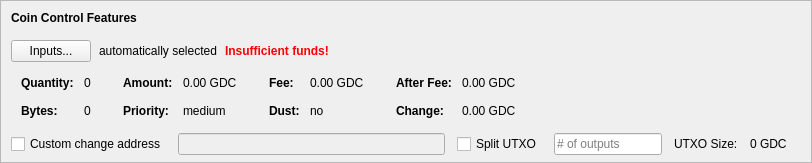
    <widget class="QFrame" name="frameCoinControl">
     <property name="sizePolicy">
      <sizepolicy hsizetype="Expanding" vsizetype="Expanding">
       <horstretch>0</horstretch>
       <verstretch>0</verstretch>
      </sizepolicy>
     </property>
     <property name="maximumSize">
      <size>
       <width>16777215</width>
       <height>16777215</height>
      </size>
     </property>
     <property name="frameShape">
      <enum>QFrame::StyledPanel</enum>
     </property>
     <property name="frameShadow">
      <enum>QFrame::Sunken</enum>
     </property>
     <layout class="QVBoxLayout" name="verticalLayoutCoinControl2">
      <property name="spacing">
       <number>0</number>
      </property>
      <property name="leftMargin">
       <number>0</number>
      </property>
      <property name="topMargin">
       <number>0</number>
      </property>
      <property name="rightMargin">
       <number>0</number>
      </property>
      <property name="bottomMargin">
       <number>6</number>
      </property>
      <item>
       <layout class="QVBoxLayout" name="verticalLayoutCoinControl" stretch="0,0,0,0,1">
        <property name="spacing">
         <number>0</number>
        </property>
        <property name="leftMargin">
         <number>10</number>
        </property>
        <property name="topMargin">
         <number>10</number>
        </property>
        <item>
         <layout class="QHBoxLayout" name="horizontalLayoutCoinControl1">
          <property name="bottomMargin">
           <number>15</number>
          </property>
          <item>
           <widget class="QLabel" name="labelCoinControlFeatures">
            <property name="sizePolicy">
             <sizepolicy hsizetype="Preferred" vsizetype="Maximum">
              <horstretch>0</horstretch>
              <verstretch>0</verstretch>
             </sizepolicy>
            </property>
            <property name="font">
             <font>
              <weight>75</weight>
              <bold>true</bold>
             </font>
            </property>
            <property name="styleSheet">
             <string notr="true">font-weight:bold;</string>
            </property>
            <property name="text">
             <string>Coin Control Features</string>
            </property>
           </widget>
          </item>
         </layout>
        </item>
        <item>
         <layout class="QHBoxLayout" name="horizontalLayoutCoinControl2" stretch="0,0,0,0">
          <property name="spacing">
           <number>8</number>
          </property>
          <property name="bottomMargin">
           <number>10</number>
          </property>
          <item>
           <widget class="QPushButton" name="pushButtonCoinControl">
            <property name="styleSheet">
             <string notr="true"/>
            </property>
            <property name="text">
             <string>Inputs...</string>
            </property>
            <property name="autoDefault">
             <bool>false</bool>
            </property>
           </widget>
          </item>
          <item>
           <widget class="QLabel" name="labelCoinControlAutomaticallySelected">
            <property name="text">
             <string>automatically selected</string>
            </property>
            <property name="margin">
             <number>5</number>
            </property>
           </widget>
          </item>
          <item>
           <widget class="QLabel" name="labelCoinControlInsuffFunds">
            <property name="font">
             <font>
              <weight>75</weight>
              <bold>true</bold>
             </font>
            </property>
            <property name="styleSheet">
             <string notr="true">color:red;font-weight:bold;</string>
            </property>
            <property name="text">
             <string>Insufficient funds!</string>
            </property>
            <property name="margin">
             <number>5</number>
            </property>
           </widget>
          </item>
          <item>
           <spacer name="horizontalSpacerCoinControl">
            <property name="orientation">
             <enum>Qt::Horizontal</enum>
            </property>
            <property name="sizeHint" stdset="0">
             <size>
              <width>40</width>
              <height>1</height>
             </size>
            </property>
           </spacer>
          </item>
         </layout>
        </item>
        <item>
         <widget class="QWidget" name="widgetCoinControl" native="true">
          <property name="sizePolicy">
           <sizepolicy hsizetype="Preferred" vsizetype="Preferred">
            <horstretch>0</horstretch>
            <verstretch>0</verstretch>
           </sizepolicy>
          </property>
          <property name="minimumSize">
           <size>
            <width>0</width>
            <height>0</height>
           </size>
          </property>
          <property name="styleSheet">
           <string notr="true"/>
          </property>
          <layout class="QHBoxLayout" name="horizontalLayoutCoinControl5">
           <property name="leftMargin">
            <number>0</number>
           </property>
           <property name="topMargin">
            <number>0</number>
           </property>
           <property name="rightMargin">
            <number>0</number>
           </property>
           <property name="bottomMargin">
            <number>0</number>
           </property>
           <item>
            <layout class="QHBoxLayout" name="horizontalLayoutCoinControl3" stretch="0,0,0,1">
             <property name="spacing">
              <number>20</number>
             </property>
             <property name="topMargin">
              <number>0</number>
             </property>
             <property name="bottomMargin">
              <number>10</number>
             </property>
             <item>
              <layout class="QFormLayout" name="formLayoutCoinControl1">
               <property name="horizontalSpacing">
                <number>10</number>
               </property>
               <property name="verticalSpacing">
                <number>14</number>
               </property>
               <property name="leftMargin">
                <number>10</number>
               </property>
               <property name="topMargin">
                <number>4</number>
               </property>
               <property name="rightMargin">
                <number>6</number>
               </property>
               <item row="0" column="0">
                <widget class="QLabel" name="labelCoinControlQuantityText">
                 <property name="font">
                  <font>
                   <weight>75</weight>
                   <bold>true</bold>
                  </font>
                 </property>
                 <property name="text">
                  <string>Quantity:</string>
                 </property>
                 <property name="margin">
                  <number>0</number>
                 </property>
                </widget>
               </item>
               <item row="0" column="1">
                <widget class="QLabel" name="labelCoinControlQuantity">
                 <property name="cursor">
                  <cursorShape>IBeamCursor</cursorShape>
                 </property>
                 <property name="contextMenuPolicy">
                  <enum>Qt::ActionsContextMenu</enum>
                 </property>
                 <property name="text">
                  <string notr="true">0</string>
                 </property>
                 <property name="margin">
                  <number>0</number>
                 </property>
                 <property name="textInteractionFlags">
                  <set>Qt::LinksAccessibleByMouse|Qt::TextSelectableByKeyboard|Qt::TextSelectableByMouse</set>
                 </property>
                </widget>
               </item>
               <item row="1" column="0">
                <widget class="QLabel" name="labelCoinControlBytesText">
                 <property name="font">
                  <font>
                   <weight>75</weight>
                   <bold>true</bold>
                  </font>
                 </property>
                 <property name="text">
                  <string>Bytes:</string>
                 </property>
                </widget>
               </item>
               <item row="1" column="1">
                <widget class="QLabel" name="labelCoinControlBytes">
                 <property name="cursor">
                  <cursorShape>IBeamCursor</cursorShape>
                 </property>
                 <property name="contextMenuPolicy">
                  <enum>Qt::ActionsContextMenu</enum>
                 </property>
                 <property name="text">
                  <string notr="true">0</string>
                 </property>
                 <property name="textInteractionFlags">
                  <set>Qt::LinksAccessibleByMouse|Qt::TextSelectableByKeyboard|Qt::TextSelectableByMouse</set>
                 </property>
                </widget>
               </item>
              </layout>
             </item>
             <item>
              <layout class="QFormLayout" name="formLayoutCoinControl2">
               <property name="horizontalSpacing">
                <number>10</number>
               </property>
               <property name="verticalSpacing">
                <number>14</number>
               </property>
               <property name="leftMargin">
                <number>6</number>
               </property>
               <property name="topMargin">
                <number>4</number>
               </property>
               <property name="rightMargin">
                <number>6</number>
               </property>
               <item row="0" column="0">
                <widget class="QLabel" name="labelCoinControlAmountText">
                 <property name="font">
                  <font>
                   <weight>75</weight>
                   <bold>true</bold>
                  </font>
                 </property>
                 <property name="text">
                  <string>Amount:</string>
                 </property>
                 <property name="margin">
                  <number>0</number>
                 </property>
                </widget>
               </item>
               <item row="0" column="1">
                <widget class="QLabel" name="labelCoinControlAmount">
                 <property name="cursor">
                  <cursorShape>IBeamCursor</cursorShape>
                 </property>
                 <property name="contextMenuPolicy">
                  <enum>Qt::ActionsContextMenu</enum>
                 </property>
                 <property name="text">
                  <string notr="true">0.00 GDC</string>
                 </property>
                 <property name="textInteractionFlags">
                  <set>Qt::LinksAccessibleByMouse|Qt::TextSelectableByKeyboard|Qt::TextSelectableByMouse</set>
                 </property>
                </widget>
               </item>
               <item row="1" column="0">
                <widget class="QLabel" name="labelCoinControlPriorityText">
                 <property name="font">
                  <font>
                   <weight>75</weight>
                   <bold>true</bold>
                  </font>
                 </property>
                 <property name="text">
                  <string>Priority:</string>
                 </property>
                </widget>
               </item>
               <item row="1" column="1">
                <widget class="QLabel" name="labelCoinControlPriority">
                 <property name="cursor">
                  <cursorShape>IBeamCursor</cursorShape>
                 </property>
                 <property name="contextMenuPolicy">
                  <enum>Qt::ActionsContextMenu</enum>
                 </property>
                 <property name="text">
                  <string>medium</string>
                 </property>
                 <property name="textInteractionFlags">
                  <set>Qt::LinksAccessibleByMouse|Qt::TextSelectableByKeyboard|Qt::TextSelectableByMouse</set>
                 </property>
                </widget>
               </item>
              </layout>
             </item>
             <item>
              <layout class="QFormLayout" name="formLayoutCoinControl3">
               <property name="horizontalSpacing">
                <number>10</number>
               </property>
               <property name="verticalSpacing">
                <number>14</number>
               </property>
               <property name="leftMargin">
                <number>6</number>
               </property>
               <property name="topMargin">
                <number>4</number>
               </property>
               <property name="rightMargin">
                <number>6</number>
               </property>
               <item row="0" column="0">
                <widget class="QLabel" name="labelCoinControlFeeText">
                 <property name="font">
                  <font>
                   <weight>75</weight>
                   <bold>true</bold>
                  </font>
                 </property>
                 <property name="text">
                  <string>Fee:</string>
                 </property>
                 <property name="margin">
                  <number>0</number>
                 </property>
                </widget>
               </item>
               <item row="0" column="1">
                <widget class="QLabel" name="labelCoinControlFee">
                 <property name="cursor">
                  <cursorShape>IBeamCursor</cursorShape>
                 </property>
                 <property name="contextMenuPolicy">
                  <enum>Qt::ActionsContextMenu</enum>
                 </property>
                 <property name="text">
                  <string notr="true">0.00 GDC</string>
                 </property>
                 <property name="textInteractionFlags">
                  <set>Qt::LinksAccessibleByMouse|Qt::TextSelectableByKeyboard|Qt::TextSelectableByMouse</set>
                 </property>
                </widget>
               </item>
               <item row="1" column="0">
                <widget class="QLabel" name="labelCoinControlLowOutputText">
                 <property name="font">
                  <font>
                   <weight>75</weight>
                   <bold>true</bold>
                  </font>
                 </property>
                 <property name="text">
                  <string>Dust:</string>
                 </property>
                </widget>
               </item>
               <item row="1" column="1">
                <widget class="QLabel" name="labelCoinControlLowOutput">
                 <property name="cursor">
                  <cursorShape>IBeamCursor</cursorShape>
                 </property>
                 <property name="contextMenuPolicy">
                  <enum>Qt::ActionsContextMenu</enum>
                 </property>
                 <property name="text">
                  <string>no</string>
                 </property>
                 <property name="textInteractionFlags">
                  <set>Qt::LinksAccessibleByMouse|Qt::TextSelectableByKeyboard|Qt::TextSelectableByMouse</set>
                 </property>
                </widget>
               </item>
              </layout>
             </item>
             <item>
              <layout class="QFormLayout" name="formLayoutCoinControl4">
               <property name="horizontalSpacing">
                <number>10</number>
               </property>
               <property name="verticalSpacing">
                <number>14</number>
               </property>
               <property name="leftMargin">
                <number>6</number>
               </property>
               <property name="topMargin">
                <number>4</number>
               </property>
               <property name="rightMargin">
                <number>6</number>
               </property>
               <item row="0" column="0">
                <widget class="QLabel" name="labelCoinControlAfterFeeText">
                 <property name="font">
                  <font>
                   <weight>75</weight>
                   <bold>true</bold>
                  </font>
                 </property>
                 <property name="text">
                  <string>After Fee:</string>
                 </property>
                 <property name="margin">
                  <number>0</number>
                 </property>
                </widget>
               </item>
               <item row="0" column="1">
                <widget class="QLabel" name="labelCoinControlAfterFee">
                 <property name="cursor">
                  <cursorShape>IBeamCursor</cursorShape>
                 </property>
                 <property name="contextMenuPolicy">
                  <enum>Qt::ActionsContextMenu</enum>
                 </property>
                 <property name="text">
                  <string notr="true">0.00 GDC</string>
                 </property>
                 <property name="textInteractionFlags">
                  <set>Qt::LinksAccessibleByMouse|Qt::TextSelectableByKeyboard|Qt::TextSelectableByMouse</set>
                 </property>
                </widget>
               </item>
               <item row="1" column="0">
                <widget class="QLabel" name="labelCoinControlChangeText">
                 <property name="font">
                  <font>
                   <weight>75</weight>
                   <bold>true</bold>
                  </font>
                 </property>
                 <property name="text">
                  <string>Change:</string>
                 </property>
                </widget>
               </item>
               <item row="1" column="1">
                <widget class="QLabel" name="labelCoinControlChange">
                 <property name="cursor">
                  <cursorShape>IBeamCursor</cursorShape>
                 </property>
                 <property name="contextMenuPolicy">
                  <enum>Qt::ActionsContextMenu</enum>
                 </property>
                 <property name="text">
                  <string notr="true">0.00 GDC</string>
                 </property>
                 <property name="textInteractionFlags">
                  <set>Qt::LinksAccessibleByMouse|Qt::TextSelectableByKeyboard|Qt::TextSelectableByMouse</set>
                 </property>
                </widget>
               </item>
              </layout>
             </item>
            </layout>
           </item>
          </layout>
         </widget>
        </item>
        <item>
         <layout class="QHBoxLayout" name="horizontalLayoutCoinControl4" stretch="0,0,0,0,0,0,0">
          <property name="spacing">
           <number>12</number>
          </property>
          <property name="sizeConstraint">
           <enum>QLayout::SetDefaultConstraint</enum>
          </property>
          <property name="topMargin">
           <number>5</number>
          </property>
          <property name="rightMargin">
           <number>5</number>
          </property>
          <item>
           <widget class="QCheckBox" name="checkBoxCoinControlChange">
            <property name="toolTip">
             <string>If this is activated, but the change address is empty or invalid, change will be sent to a newly generated address.</string>
            </property>
            <property name="text">
             <string>Custom change address</string>
            </property>
           </widget>
          </item>
          <item>
           <widget class="QValidatedLineEdit" name="lineEditCoinControlChange">
            <property name="enabled">
             <bool>false</bool>
            </property>
            <property name="sizePolicy">
             <sizepolicy hsizetype="Expanding" vsizetype="Fixed">
              <horstretch>0</horstretch>
              <verstretch>0</verstretch>
             </sizepolicy>
            </property>
           </widget>
          </item>
          <item>
           <widget class="QCheckBox" name="splitBlockCheckBox">
            <property name="text">
             <string>Split UTXO</string>
            </property>
           </widget>
          </item>
          <item>
           <widget class="QLineEdit" name="splitBlockLineEdit">
            <property name="sizePolicy">
             <sizepolicy hsizetype="Fixed" vsizetype="Fixed">
              <horstretch>50</horstretch>
              <verstretch>0</verstretch>
             </sizepolicy>
            </property>
            <property name="placeholderText">
             <string># of outputs</string>
            </property>
           </widget>
          </item>
          <item>
           <widget class="QLabel" name="labelBlockSizeText">
            <property name="text">
             <string>UTXO Size:</string>
            </property>
           </widget>
          </item>
          <item>
           <widget class="QLabel" name="labelBlockSize">
            <property name="text">
             <string>0 GDC</string>
            </property>
           </widget>
          </item>
          <item>
           <widget class="QLabel" name="labelCoinControlChangeLabel">
            <property name="sizePolicy">
             <sizepolicy hsizetype="Preferred" vsizetype="Expanding">
              <horstretch>0</horstretch>
              <verstretch>0</verstretch>
             </sizepolicy>
            </property>
            <property name="minimumSize">
             <size>
              <width>0</width>
              <height>0</height>
             </size>
            </property>
            <property name="text">
             <string/>
            </property>
            <property name="margin">
             <number>3</number>
            </property>
           </widget>
          </item>
         </layout>
        </item>
        <item>
         <spacer name="verticalSpacerCoinControl">
          <property name="orientation">
           <enum>Qt::Vertical</enum>
          </property>
          <property name="sizeHint" stdset="0">
           <size>
            <width>800</width>
            <height>1</height>
           </size>
          </property>
         </spacer>
        </item>
       </layout>
      </item>
     </layout>
    </widget>
